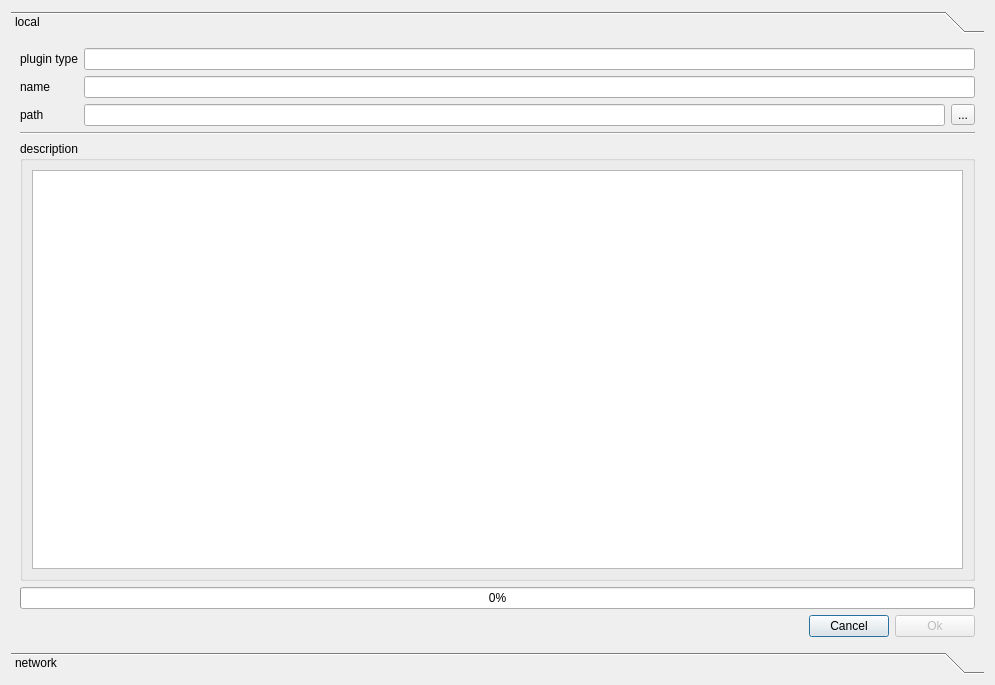
<?xml version="1.0" encoding="UTF-8"?>
<ui version="4.0">
 <class>PluginLoaderDialog</class>
 <widget class="QDialog" name="PluginLoaderDialog">
  <property name="windowModality">
   <enum>Qt::NonModal</enum>
  </property>
  <property name="geometry">
   <rect>
    <x>0</x>
    <y>0</y>
    <width>995</width>
    <height>685</height>
   </rect>
  </property>
  <property name="windowTitle">
   <string>load plugin</string>
  </property>
  <layout class="QVBoxLayout" name="verticalLayout_5">
   <item>
    <widget class="QToolBox" name="toolBox_Overview">
     <property name="currentIndex">
      <number>0</number>
     </property>
     <widget class="QWidget" name="page_local">
      <property name="geometry">
       <rect>
        <x>0</x>
        <y>0</y>
        <width>977</width>
        <height>613</height>
       </rect>
      </property>
      <attribute name="label">
       <string>local</string>
      </attribute>
      <layout class="QVBoxLayout" name="verticalLayout_3">
       <item>
        <layout class="QHBoxLayout" name="horizontalLayout_2">
         <item>
          <layout class="QVBoxLayout" name="verticalLayout_2">
           <item>
            <widget class="QLabel" name="lbl_PluginType">
             <property name="text">
              <string>plugin type</string>
             </property>
            </widget>
           </item>
           <item>
            <widget class="QLabel" name="lbl_Name">
             <property name="text">
              <string>name</string>
             </property>
            </widget>
           </item>
           <item>
            <widget class="QLabel" name="lbl_Path">
             <property name="text">
              <string>path</string>
             </property>
            </widget>
           </item>
          </layout>
         </item>
         <item>
          <layout class="QVBoxLayout" name="verticalLayout">
           <item>
            <widget class="QLineEdit" name="lineEdit_pluginType">
             <property name="readOnly">
              <bool>true</bool>
             </property>
            </widget>
           </item>
           <item>
            <widget class="QLineEdit" name="lineEdit_Name">
             <property name="readOnly">
              <bool>true</bool>
             </property>
            </widget>
           </item>
           <item>
            <layout class="QHBoxLayout" name="horizontalLayout">
             <item>
              <widget class="QLineEdit" name="lineEdit_Path">
               <property name="readOnly">
                <bool>true</bool>
               </property>
              </widget>
             </item>
             <item>
              <widget class="QToolButton" name="toolButton_Path">
               <property name="text">
                <string>...</string>
               </property>
              </widget>
             </item>
            </layout>
           </item>
          </layout>
         </item>
        </layout>
       </item>
       <item>
        <widget class="Line" name="line">
         <property name="orientation">
          <enum>Qt::Horizontal</enum>
         </property>
        </widget>
       </item>
       <item>
        <widget class="QGroupBox" name="groupBox_Description">
         <property name="title">
          <string>description</string>
         </property>
         <layout class="QVBoxLayout" name="verticalLayout_4">
          <item>
           <widget class="QTextBrowser" name="textBrowser_description"/>
          </item>
         </layout>
        </widget>
       </item>
       <item>
        <widget class="QProgressBar" name="progressBar">
         <property name="value">
          <number>0</number>
         </property>
        </widget>
       </item>
       <item>
        <layout class="QHBoxLayout" name="horizontalLayout_3">
         <item>
          <spacer name="horizontalSpacer">
           <property name="orientation">
            <enum>Qt::Horizontal</enum>
           </property>
           <property name="sizeHint" stdset="0">
            <size>
             <width>40</width>
             <height>20</height>
            </size>
           </property>
          </spacer>
         </item>
         <item>
          <widget class="QPushButton" name="pushButton_Cancel">
           <property name="text">
            <string>Cancel</string>
           </property>
          </widget>
         </item>
         <item>
          <widget class="QPushButton" name="pushButton_Ok">
           <property name="enabled">
            <bool>false</bool>
           </property>
           <property name="text">
            <string>Ok</string>
           </property>
          </widget>
         </item>
        </layout>
       </item>
      </layout>
     </widget>
     <widget class="QWidget" name="page_2">
      <property name="geometry">
       <rect>
        <x>0</x>
        <y>0</y>
        <width>977</width>
        <height>613</height>
       </rect>
      </property>
      <attribute name="label">
       <string>network</string>
      </attribute>
     </widget>
    </widget>
   </item>
  </layout>
 </widget>
 <tabstops>
  <tabstop>lineEdit_Name</tabstop>
  <tabstop>lineEdit_Path</tabstop>
  <tabstop>toolButton_Path</tabstop>
 </tabstops>
 <resources/>
 <connections/>
</ui>
